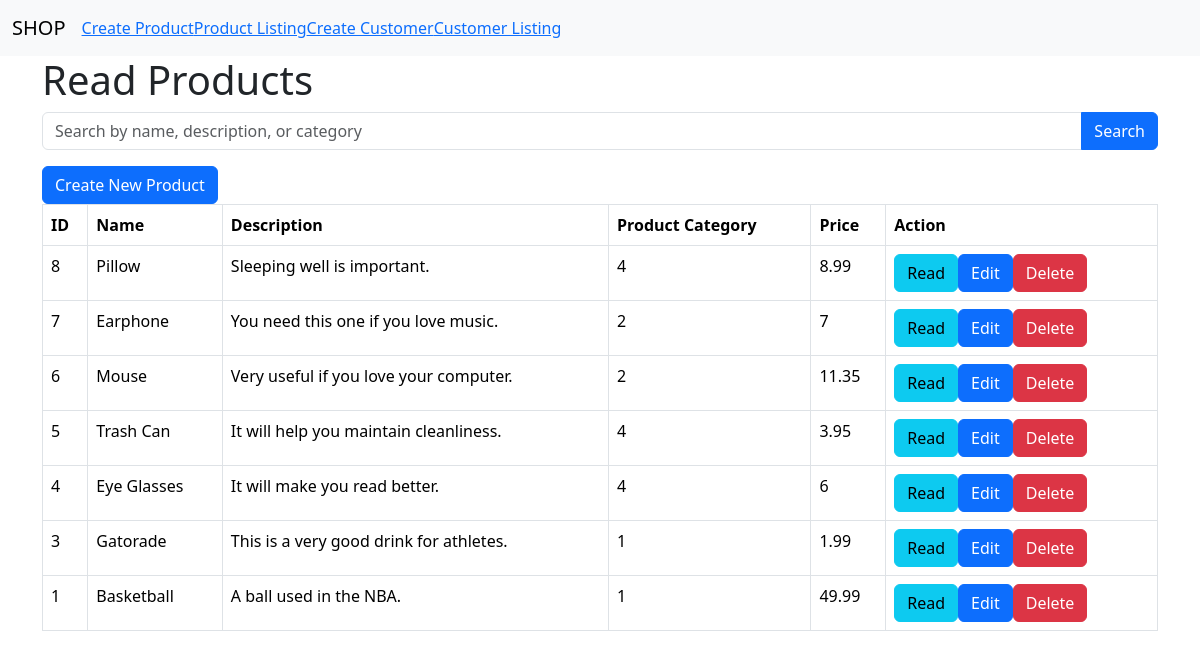
The page /product_listing.php on the database as committed earlier.
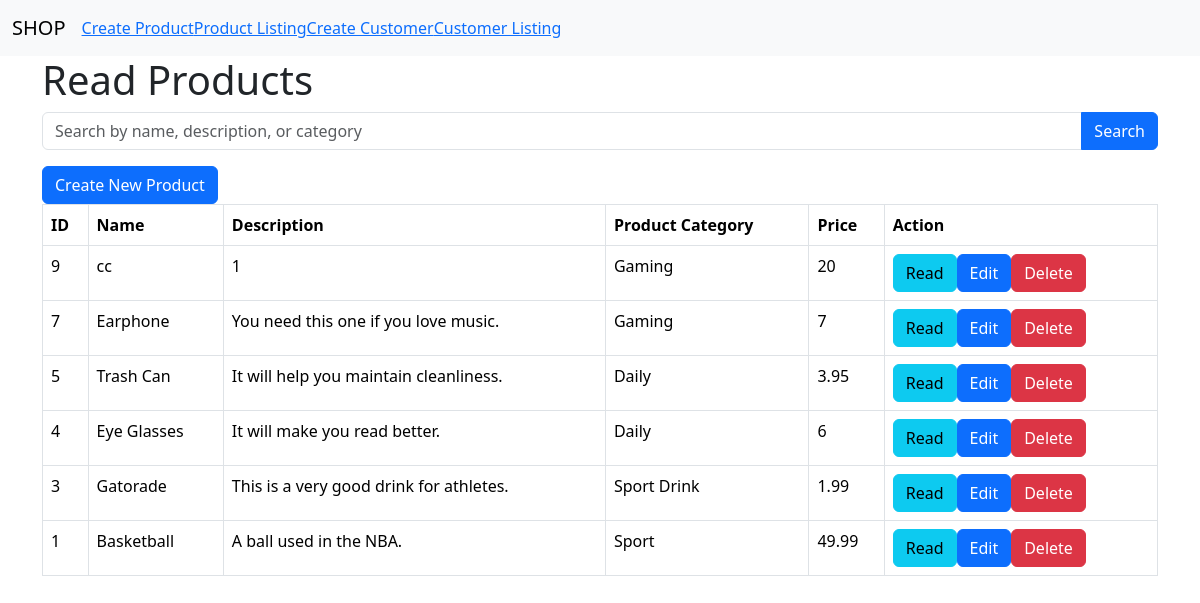
The same page on the database as committed later.
### tables this page shows
CREATE TABLE IF NOT EXISTS `products` (
  `manufacture_date` date NOT NULL,
  `expired_date` date NOT NULL,
  `id` int NOT NULL AUTO_INCREMENT,
  `name` varchar(128) NOT NULL,
  `description` text NOT NULL,
  `product_cat` varchar(50) NOT NULL,
  `price` double NOT NULL,
  `promotion_price` int NOT NULL,
  `created` datetime NOT NULL,
  `modified` timestamp NOT NULL DEFAULT CURRENT_TIMESTAMP ON UPDATE CURRENT_TIMESTAMP,
  PRIMARY KEY (`id`)
);

### product_listing.php (the view, shortened to what this page needs)
<!DOCTYPE HTML>
<html>
<head>
    <link href="https://cdn.jsdelivr.net/npm/bootstrap@5.3.3/dist/css/bootstrap.min.css" rel="stylesheet">
</head>
<body>
    <?php include 'menu.php'; ?>
    <div class="container">
        <div class="page-header">
            <h1>Read Products</h1>
        </div>
        <form action="" method="GET" class="mb-3">
            <div class="input-group">
                <input type="text" name="search" class="form-control" placeholder="Search by name, description, or category" value="<?php echo isset($_GET['search']) ? htmlspecialchars($_GET['search']) : ''; ?>">
                <button type="submit" class="btn btn-primary">Search</button>
            </div>
        </form>
        <?php
        include 'config/database.php';
        $search = isset($_GET['search']) ? $_GET['search'] : '';
        $query = "SELECT products.id, products.name, products.description, products.price, product_cat
                  FROM products
                  INNER JOIN product_cat ON products.product_cat = product_cat.product_cat_id
                  WHERE products.name LIKE :search
                  OR products.description LIKE :search
                  OR product_cat LIKE :search
                  ORDER BY products.id DESC";
        $stmt = $con->prepare($query);
        $searchTerm = "%$search%";
        $stmt->bindParam(':search', $searchTerm);
        $stmt->execute();
        $num = $stmt->rowCount();
        echo "<a href='product_create.php' class='btn btn-primary m-b-1em'>Create New Product</a>";
        if ($num > 0) {
            echo "<table class='table table-hover table-responsive table-bordered'>";
            echo "<tr>";
            echo "<th>ID</th>";
            echo "<th>Name</th>";
            echo "<th>Description</th>";
            echo "<th>Product Category</th>";
            echo "<th>Price</th>";
            echo "<th>Action</th>";
            echo "</tr>";
            while ($row = $stmt->fetch(PDO::FETCH_ASSOC)) {
                extract($row);
                echo "<tr>";
                echo "<td>{$id}</td>";
                echo "<td>{$name}</td>";
                echo "<td>{$description}</td>";
                echo "<td>{$product_cat}</td>";
                echo "<td>{$price}</td>";
                echo "<td>";
                echo "<a href='product_details.php?id={$id}' class='btn btn-info m-r-1em'>Read</a>";
                echo "<a href='product_update.php?id={$id}' class='btn btn-primary m-r-1em'>Edit</a>";
                echo "<a href='#' onclick='delete_user({$id});' class='btn btn-danger'>Delete</a>";
                echo "</td>";
                echo "</tr>";
            }
            echo "</table>";
        }
        else {
            echo "<div class='alert alert-danger'>No records found.</div>";
        }
        ?>
    </div>
</body>
</html>

Rows that differ between the two databases and show on the page:
removed products: id "8", name "Pillow", description "Sleeping well is important.", product_cat "4", price "8.99"
removed products: id "6", name "Mouse", description "Very useful if you love your computer.", product_cat "2", price "11.35"
added products: id "9", name "cc", description "1", product_cat "Gaming", price "20"
changed products "Earphone": product_cat "2" → "Gaming"
changed products "Trash Can": product_cat "4" → "Daily"
changed products "Eye Glasses": product_cat "4" → "Daily"
changed products "Gatorade": product_cat "1" → "Sport Drink"
changed products "Basketball": product_cat "1" → "Sport"
